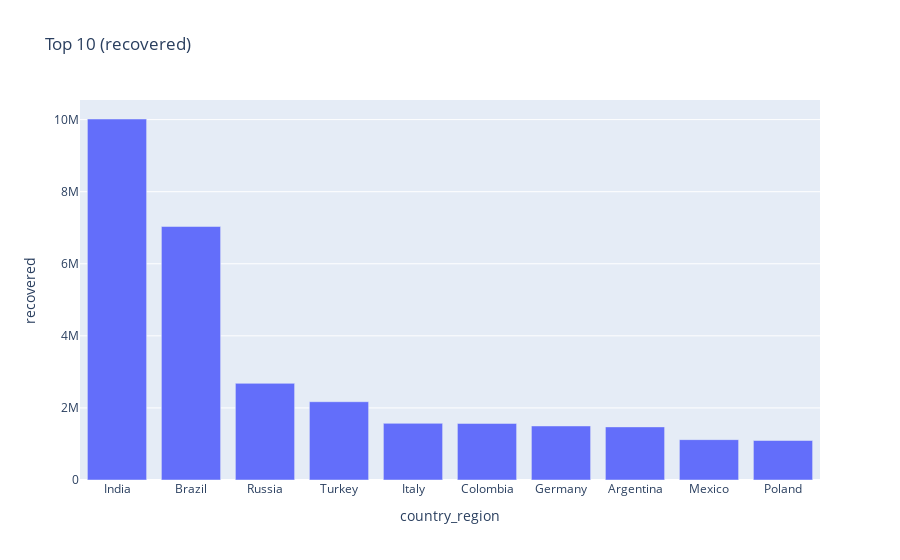

The notebook cell this image was saved under:
### Code cell
plot_top10('recovered')

### Figure 1 — Plotly figure (JSON) as saved in the notebook; plotly's stock layout.template omitted (floating-point values rounded to 4 significant figures)
{"data": [{"alignmentgroup": "True", "hovertemplate": "country_region=%{x}<br>recovered=%{y}<extra></extra>", "legendgroup": "", "marker": {"color": "#636efa"}, "name": "", "offsetgroup": "", "orientation": "v", "showlegend": false, "textposition": "auto", "type": "bar", "x": ["India", "Brazil", "Russia", "Turkey", "Italy", "Colombia", "Germany", "Argentina", "Mexico", "Poland"], "xaxis": "x", "y": [10016859, 7033286, 2681373, 2172251, 1572015, 1569578, 1499376, 1474048, 1119968, 1095616], "yaxis": "y"}], "layout": {"barmode": "relative", "legend": {"tracegroupgap": 0}, "title": {"text": "Top 10 (recovered)"}, "xaxis": {"anchor": "y", "domain": [0, 1], "title": {"text": "country_region"}}, "yaxis": {"anchor": "x", "domain": [0, 1], "title": {"text": "recovered"}}}}
